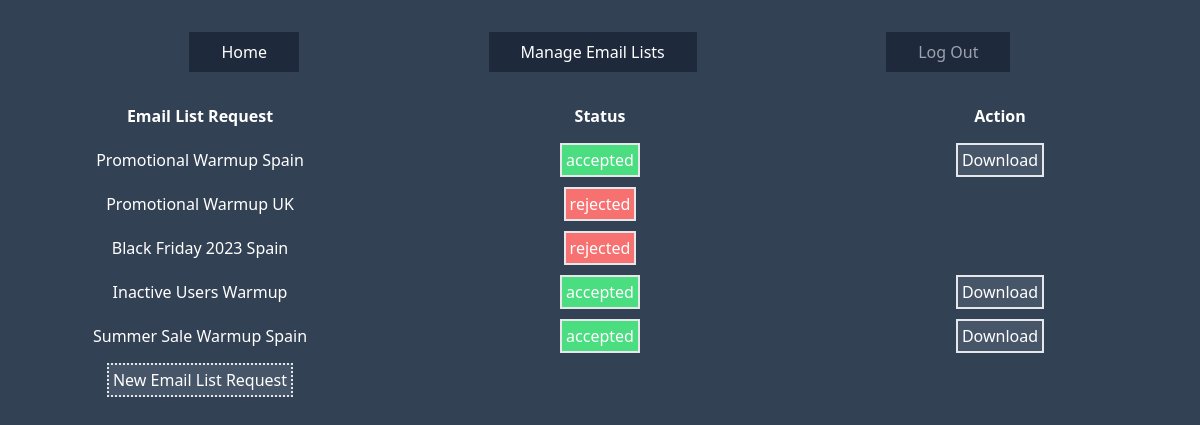
The app's page /manage-email-lists/ (signed in), older data.
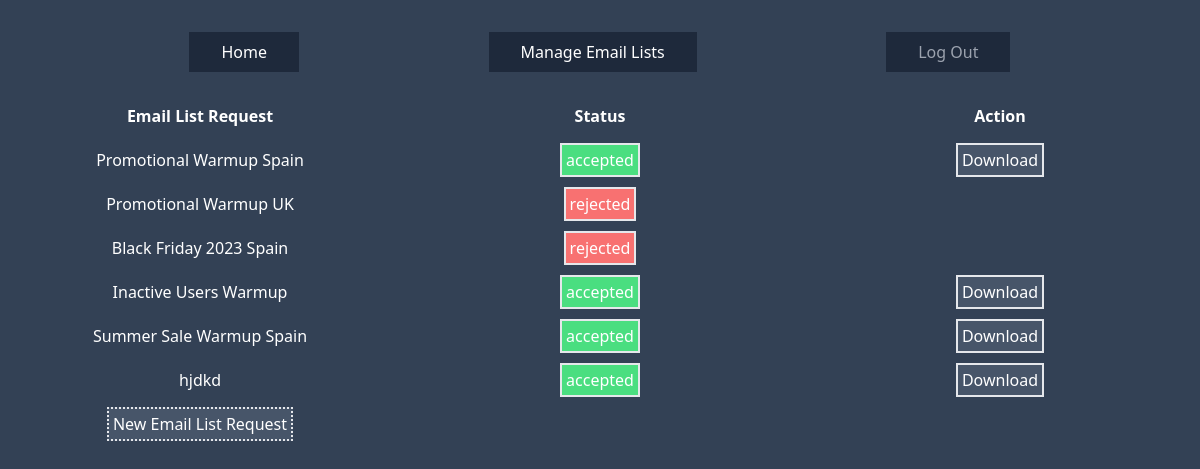
The same page, newer data.
### managers/models.py (models this page shows, shortened)
class ManagerActions(models.Model):
    created = models.DateTimeField(auto_now_add=True)
    last_modified = models.DateTimeField(auto_now = True)
    action_type = models.CharField(max_length=100)
    action_details = models.ForeignKey(EmailListRequest, on_delete=models.CASCADE, related_name="action_details", null=True, blank=True)
    STATUS_CHOICES = (
    ('accepted', 'accepted'),
    ('rejected', 'rejected'),
    )
    status = models.CharField(max_length=20, choices=STATUS_CHOICES, null=True, blank=True)
    comment = models.TextField(null=True, blank=True)

### senders/models.py (models this page shows, shortened)
class EmailListRequest(models.Model):
    created = models.DateTimeField(auto_now_add=True)
    last_modified = models.DateTimeField(auto_now = True)
    sender = models.ForeignKey(CustomUser, on_delete=models.CASCADE, related_name="sender_emaillist_requests")
    name = models.CharField(max_length=100)
    sender_addresses = models.CharField(max_length=1000)
    gmail_count = models.PositiveSmallIntegerField(default=0)
    google_workspace_count = models.PositiveSmallIntegerField(default=0)
    microsoft_count = models.PositiveSmallIntegerField(default=0)
    msft_365_count = models.PositiveSmallIntegerField(default=0)
    yahoo_count = models.PositiveSmallIntegerField(default=0)
    other_count = models.PositiveSmallIntegerField(default=0)

### senders/views.py (the view)
# urls.py: path('manage-email-lists/', ManageEmailListsView.as_view(), name='s-manage-email-lists'),
class ManageEmailListsView(TemplateView):
    template_name = 'senders/manage-email-lists.html'
    def get_context_data(self, **kwargs):
        context = super().get_context_data(**kwargs)
        requested_email_lists = ManagerActions.objects.filter(
            action_type='emaillist-approval',
            action_details__sender=self.request.user
            )
        context['email_list_requests'] = requested_email_lists
        email_list_assignments = EmailListAssignment.objects.filter(
            email_list_request__sender=self.request.user
        )
        context['email_list_assignments'] = email_list_assignments
        return context

### templates/senders/manage-email-lists.html (shortened to what this page needs)
{% extends 'base.html' %}
{% block content %}
<div class="grid grid-cols-3 col-span-12">
    <div class="px-10 pb-5 col-span-1 text-center font-bold">Email List Request</div>
    <div class="px-10 pb-5 col-span-1 text-center font-bold">Status</div>
    <div class="px-10 pb-5 col-span-1 text-center font-bold">Action</div>
</div>
<div class="grid grid-cols-3 col-span-12">
    {% for email_list_request in email_list_requests %}
        <div class="px-10 pb-5 col-span-1 text-center">{{ email_list_request.action_details.name }}</div>
        {% if email_list_request.status == "accepted" %}
            <div class="px-10 pb-5 col-span-1 text-center"><span class="p-1 border-2 bg-green-400">{{ email_list_request.status }}</span></div>
            <div class="px-10 pb-5 col-span-1 text-center"><a href="{% url 'download_email_list_assignments' email_list_request.id %}" class="p-1 border-2 bg-slate-600">Download</a></div>
        {% elif email_list_request.status == "rejected" %}
            <div class="px-10 pb-5 col-span-1 text-center"><span class="p-1 border-2 bg-red-400">{{ email_list_request.status }}</span></div>
            <div class="px-10 pb-5 col-span-1 text-center"></div>
        {% elif email_list_request.status == None %}
            <div class="px-10 pb-5 col-span-1 text-center"><span class="p-1 border-2">pending</span></div>
            <div class="px-10 pb-5 col-span-1 text-center"></div>
        {% else %}
            <div class="px-10 pb-5 col-span-1 text-center">{{ email_list_request.status }}</div>
            <div class="px-10 pb-5 col-span-1 text-center"></div>
        {% endif %}
    {% endfor %}
</div>
<div class="grid grid-cols-3 col-span-12">
    <div class="px-10 pb-5 col-span-1 text-center">
        <a href="{% url 's-create-new-email-list-request' %}" class="border-dotted border-2 bg-slate-600 p-1">New Email List Request</a>
    </div>
</div>
{% endblock content %}

Row changes from the older to the newer data that the page shows:
added ManagerActions: action_details.name "hjdkd", status "accepted"
